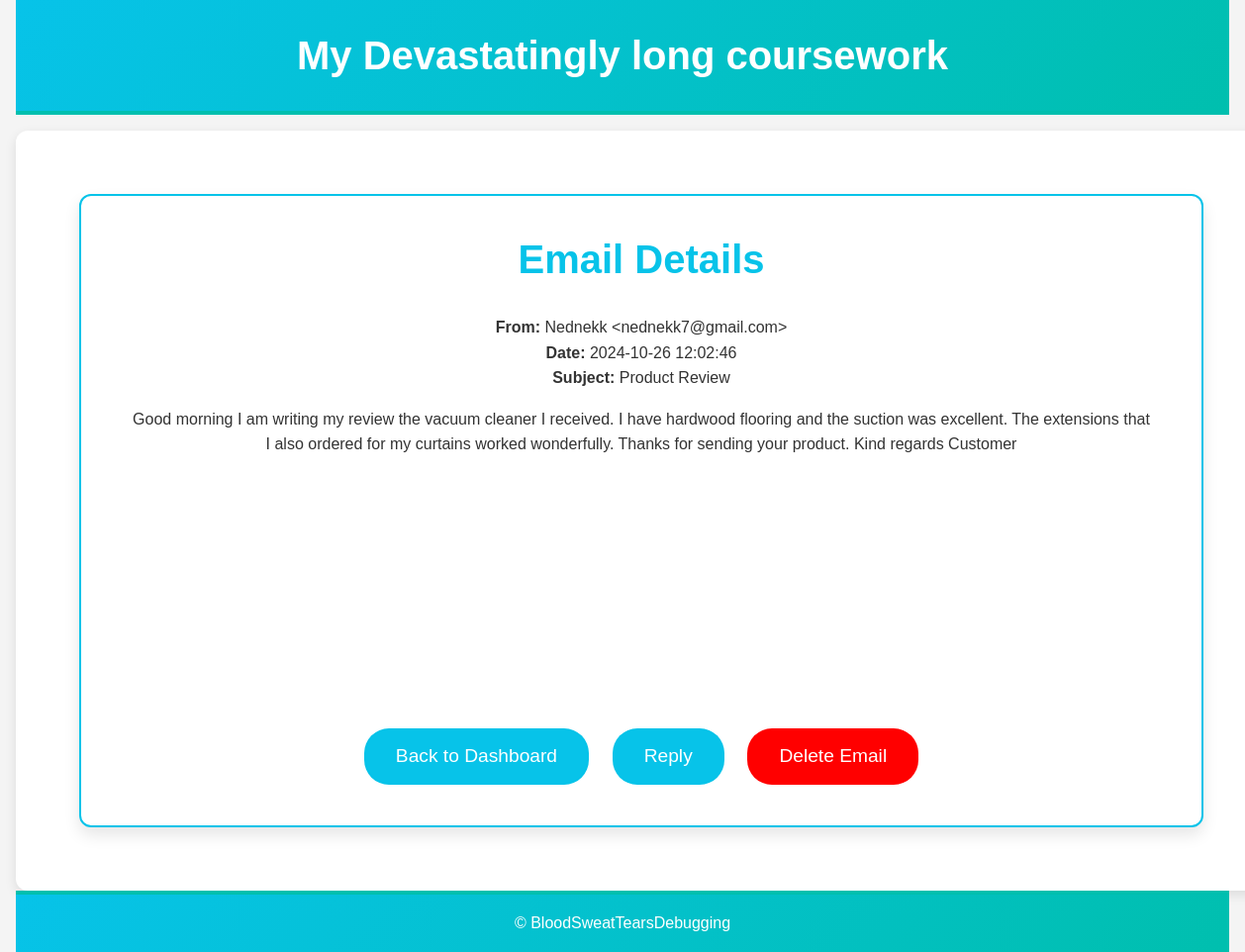
The app's page /email/192c87e61fcecfeb (signed in) with its own data.
### gmail_app.py (models this page shows)
class Email(db.Model):
    id = db.Column(db.String(32), primary_key=True)
    sender = db.Column(db.String(320), nullable=False)
    date = db.Column(db.DateTime())
    subject = db.Column(db.String(255), nullable=False)
    plain = db.Column(db.Text, nullable=False)
    sentiment = db.Column(db.String(10), nullable=True)
    snippet = db.Column(db.Text, nullable=False)
    username = db.Column(db.String(20), db.ForeignKey('user.username'), nullable=False)
    user = db.relationship('User', back_populates='emails')

### gmail_app.py (the view)
@app.route('/email/<email_id>')
@login_required
def view_email(email_id):
    email = Email.query.filter_by(id=email_id).first()
    return render_template('email.html', email=email)

### gmail_app.py (called while the page is built)
@login_manager.user_loader
def load_user(user_id):
    return User.query.get(int(user_id))

### templates/email.html (shortened to what this page needs)
<!DOCTYPE html>
<html lang="en">
<head>
    <link rel="stylesheet" href="{{ url_for('static', filename='style.css') }}">
</head>
<body>
    <header>
        <div class="container">
            <h1>My Devastatingly long coursework</h1>
        </div>
    </header>
    <div class="container content">
        <div class="centered-box">
            <div class="box">
                <h1>Email Details</h1>
                <p><strong>From:</strong> {{ email.sender }}</p>
                <p><strong>Date:</strong> {{ email.date }}</p>
                <p><strong>Subject:</strong> {{ email.subject }}</p>
                <div class="email-content">
                    <p>{{ email.plain }}</p>
                </div>
                <a class="home-button" id="dashboard" href="{{ url_for('dashboard') }}">Back to Dashboard</a>
                <a class="home-button" id="dashboard" href="{{ url_for('sendEmail', recipient=email.sender) }}">Reply</a>
                <a class="home-button" id="Delete" href="{{ url_for('deleteEmail', email_id=email.id) }}">Delete Email</a>
            </div>
        </div>
    </div>
    <footer>
        <div class="container">
            <p>&copy; BloodSweatTearsDebugging</p>
        </div>
    </footer>
</body>
</html>

### static/style.css (style rules this page uses)
body, h1, h2, h3, p, ul, li, a { margin: 0; padding: 0; list-style: none; text-decoration: none; color: inherit; }
body { font-family: 'Arial', sans-serif; line-height: 1.6; background-color: #f4f4f4; color: #333; display: flex; flex-direction: column; min-height: 100vh; padding: 0 1rem; }
.container { width: 100%; max-width: 1200px; margin: 0 auto; }
header { background: linear-gradient(135deg, #07c3e9, #00bfae); color: #fff; padding: 1.5rem 0; text-align: center; border-bottom: 4px solid #00bfae; }
header h1 { font-size: 2.5rem; margin: 0; font-family: 'Arial', sans-serif; }
.content { flex: 1; display: flex; justify-content: center; align-items: center; padding: 2rem; background-color: #fff; box-shadow: 0 4px 12px rgba(0, 0, 0, 0.1); margin-top: 1rem; border-radius: 12px; }
.centered-box { display: flex; flex-direction: column; align-items: center; justify-content: center; width: 100%; max-width: 100%; padding: 2rem; }
.box { background-color: #ffffff; border-radius: 12px; box-shadow: 0 8px 16px rgba(0, 0, 0, 0.1); padding: 2rem; text-align: center; border: 2px solid #07c3e9; max-width: 100%; overflow: hidden; }
.box h1 { font-size: 2.5rem; color: #07c3e9; margin-bottom: 1.5rem; font-weight: bold; }
.home-button { background-color: #07c3e9; color: #fff; border: none; border-radius: 25px; padding: 0.8rem 2rem; font-size: 1.2rem; margin: 0.6rem; cursor: pointer; transition: background-color 0.3s ease, transform 0.3s ease; }
a { color: #07c3e9; text-decoration: none; font-size: 1rem; margin-top: 1rem; display: block; }
footer { background: linear-gradient(135deg, #07c3e9, #00bfae); color: #fff; text-align: center; padding: 1rem 0; margin-top: auto; border-top: 4px solid #00bfae; }
footer p { margin: 0; }
.email-content { height: 300px; overflow-y: auto; word-wrap: break-word; word-break: break-all; white-space: normal; padding: 1rem; }
#Delete { background-color: red; display: inline-block; }
#dashboard { display: inline-block; }

### records on screen
Email: sender "Nednekk <nednekk7@gmail.com>", date "2024-10-26 12:02:46", subject "Product Review", plain "Good morning I am writing my review the vacuum cleaner I received. I have hardwood flooring and the suction was excellent. The extensions that I also ordered for my curtains worked wonderfully. Thanks for sending your product. Kind regards Customer"
